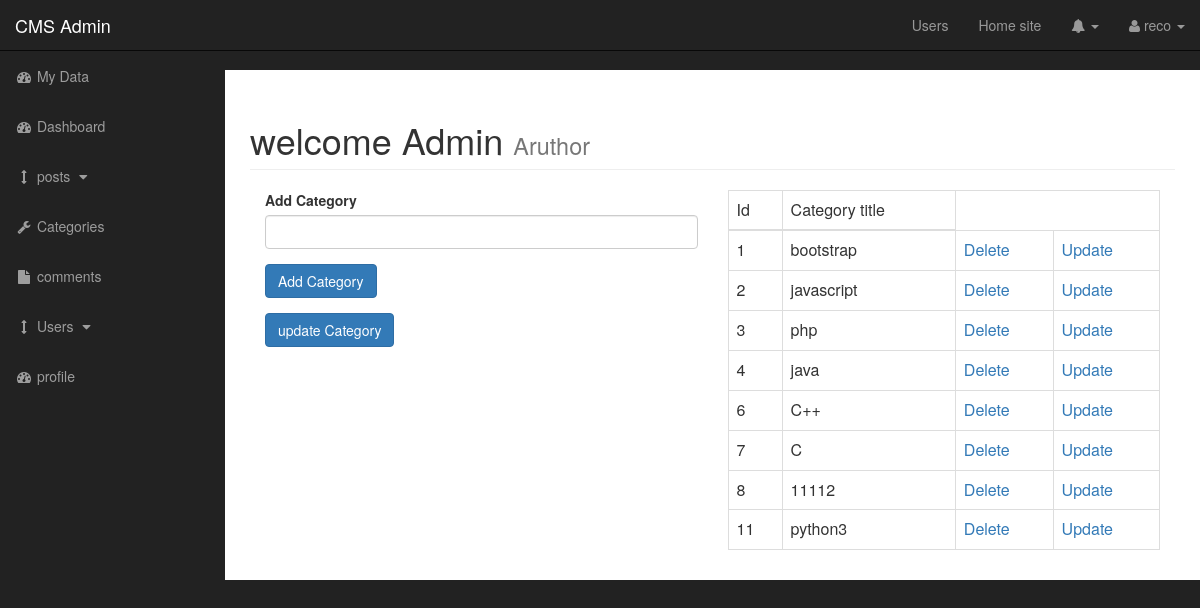
Screenshot of /admin/categories.php (signed in) with the database file from the repository.
### tables this page shows
CREATE TABLE `categories` (
  `cat_id` int(3) NOT NULL,
  `cat_title` varchar(255) NOT NULL,
  `user_id` int(11) NOT NULL
);

### admin/functions.php (the view, shortened to what this page needs)
            <?php
function findAllCategories(){
    global $connection;
    $query="select * from categories";
    $select_categories_sidebar=mysqli_query($connection,$query);
    while ($row=mysqli_fetch_assoc($select_categories_sidebar)) {
        $cat_title=  $row['cat_title'];
        $cat_id=$row['cat_id'];
        echo "<tr><td>{$cat_id}</td><td>{$cat_title}</td><td><a href='categories.php?delete={$cat_id}'>Delete</a></td><td><a href='categories.php?edit={$cat_id}'>Update</a></td><tr>";
      }
}
?>

### admin/css/sb-admin.css (style rules this page uses)
body { margin-top: 100px; background-color: #222; }
@media (min-width:768px) { body { margin-top: 50px; } }

### rows the page displays
categories: cat_id "1", cat_title "bootstrap"
categories: cat_id "2", cat_title "javascript"
categories: cat_id "3", cat_title "php"
categories: cat_id "4", cat_title "java"
categories: cat_id "6", cat_title "C++"
categories: cat_id "7", cat_title "C"
categories: cat_id "8", cat_title "11112"
categories: cat_id "11", cat_title "python3"

### other values shown
$_SESSION['username'] "reco"
